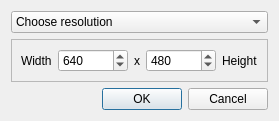
<?xml version="1.0" encoding="UTF-8"?>
<ui version="4.0">
 <class>windowSizeDialog</class>
 <widget class="QDialog" name="windowSizeDialog">
  <property name="geometry">
   <rect>
    <x>0</x>
    <y>0</y>
    <width>267</width>
    <height>113</height>
   </rect>
  </property>
  <property name="windowTitle">
   <string>Enter size of display window</string>
  </property>
  <layout class="QVBoxLayout" name="verticalLayout">
   <item>
    <widget class="QComboBox" name="comboBox">
     <item>
      <property name="text">
       <string>Choose resolution</string>
      </property>
     </item>
     <item>
      <property name="text">
       <string>1080p: 1920x1080 (HDTV)</string>
      </property>
     </item>
     <item>
      <property name="text">
       <string>720p: 1280x720 (HDTV)</string>
      </property>
     </item>
     <item>
      <property name="text">
       <string>480p: 854x480 (youtube)</string>
      </property>
     </item>
     <item>
      <property name="text">
       <string>720x480 (DVD NTSC)</string>
      </property>
     </item>
     <item>
      <property name="text">
       <string>360p: 640x360</string>
      </property>
     </item>
     <item>
      <property name="text">
       <string>240p: 426x240</string>
      </property>
     </item>
    </widget>
   </item>
   <item>
    <widget class="QFrame" name="frame">
     <property name="frameShape">
      <enum>QFrame::StyledPanel</enum>
     </property>
     <property name="frameShadow">
      <enum>QFrame::Raised</enum>
     </property>
     <layout class="QHBoxLayout" name="horizontalLayout">
      <item>
       <widget class="QLabel" name="label_2">
        <property name="text">
         <string>Width</string>
        </property>
       </widget>
      </item>
      <item>
       <widget class="QSpinBox" name="widthBox">
        <property name="minimumSize">
         <size>
          <width>70</width>
          <height>0</height>
         </size>
        </property>
        <property name="maximum">
         <number>20000</number>
        </property>
        <property name="value">
         <number>640</number>
        </property>
       </widget>
      </item>
      <item>
       <widget class="QLabel" name="label">
        <property name="text">
         <string>x</string>
        </property>
       </widget>
      </item>
      <item>
       <widget class="QSpinBox" name="heightBox">
        <property name="minimumSize">
         <size>
          <width>70</width>
          <height>0</height>
         </size>
        </property>
        <property name="maximum">
         <number>20000</number>
        </property>
        <property name="value">
         <number>480</number>
        </property>
       </widget>
      </item>
      <item>
       <widget class="QLabel" name="label_3">
        <property name="text">
         <string>Height</string>
        </property>
       </widget>
      </item>
     </layout>
    </widget>
   </item>
   <item>
    <widget class="QDialogButtonBox" name="buttonBox">
     <property name="orientation">
      <enum>Qt::Horizontal</enum>
     </property>
     <property name="standardButtons">
      <set>QDialogButtonBox::Cancel|QDialogButtonBox::Ok</set>
     </property>
    </widget>
   </item>
  </layout>
 </widget>
 <resources/>
 <connections>
  <connection>
   <sender>buttonBox</sender>
   <signal>accepted()</signal>
   <receiver>windowSizeDialog</receiver>
   <slot>accept()</slot>
   <hints>
    <hint type="sourcelabel">
     <x>248</x>
     <y>254</y>
    </hint>
    <hint type="destinationlabel">
     <x>157</x>
     <y>274</y>
    </hint>
   </hints>
  </connection>
  <connection>
   <sender>buttonBox</sender>
   <signal>rejected()</signal>
   <receiver>windowSizeDialog</receiver>
   <slot>reject()</slot>
   <hints>
    <hint type="sourcelabel">
     <x>316</x>
     <y>260</y>
    </hint>
    <hint type="destinationlabel">
     <x>286</x>
     <y>274</y>
    </hint>
   </hints>
  </connection>
 </connections>
</ui>
